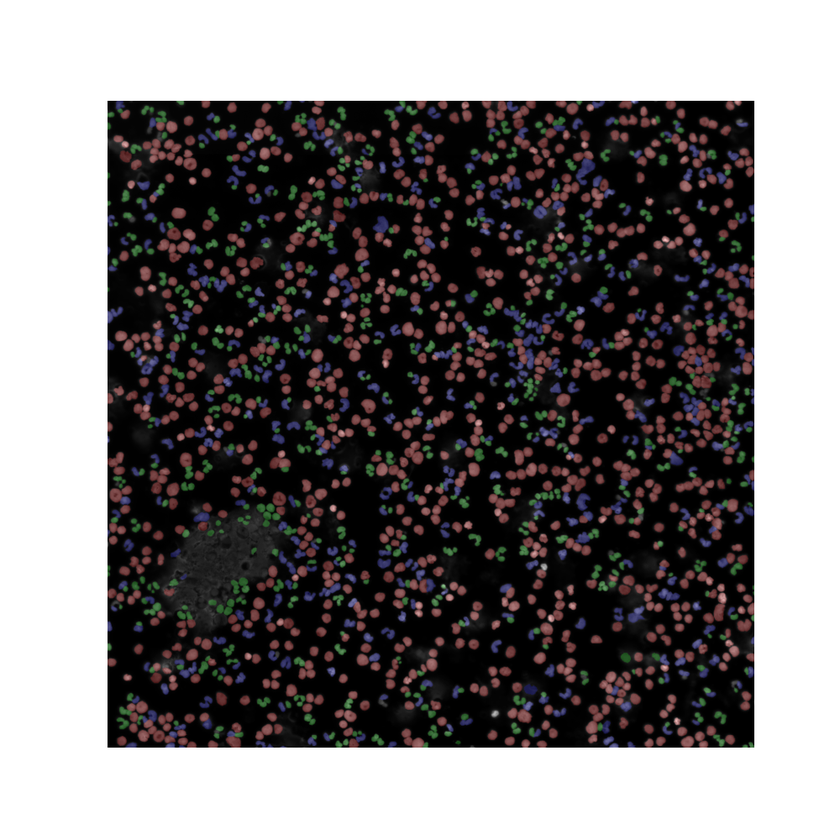
#> input picture data/analysis/overlay.png, 840 x 840 px, shrunk from 1000 x 1000 before the run
$ python morph_features.py -masks_dir data/analysis -image_path data/analysis/overlay.png -save_dir out
#> lines starting #> are read from the running program, lines starting #| are printed output that depends on the picture
'''
script to extract morphological data from the original image in combination with the binary segmentation masks

Parameters:
mask_dir:  path to the directory where all binary mask images are saved
image_path:  path to the orinigal image on which the segmentation was performed
save_dir: directory where all the resulting files are going to be saved

Created Files:
.pkl and .xlsx file with cell information
'''
import os
from skimage import io
from skimage.measure import shannon_entropy, find_contours, perimeter
import matplotlib.pyplot as plt
from os.path import join
import pandas as pd
import numpy as np
import math
import argparse
from natsort import natsorted
from tqdm import tqdm
from PIL import Image
import gc


def parse() -> argparse.Namespace:
    parser = argparse.ArgumentParser()

    parser.add_argument('-masks_dir', required=True, type=str)
    parser.add_argument('-image_path', required=True, type=str)
    parser.add_argument('-save_dir', required=True, type=str)

    return parser.parse_args()


def extract_boundaries(mask: np.ndarray) -> list:
    contour = np.array(find_contours(mask)[0]).squeeze()+1
    return np.array([contour[:, 0].min(), contour[:, 0].max(), contour[:, 1].min(), contour[:, 1].max()]).astype(int)


def calculate_roundness(mask: np.ndarray, area: int) -> float:
    perimeter_ = perimeter(mask)
    return (math.pi * 4 * area)/np.square(perimeter_)


def extract_features(image: np.ndarray, mask: np.ndarray, name: str) -> dict:

    masked_aipf = image.copy()
    masked_aipf[~mask] = 0

    cell_pixels = masked_aipf[masked_aipf != 0]
    area = len(cell_pixels)

    mean_pix = cell_pixels.mean()
    upper_20 = np.percentile(cell_pixels, 80)
    lower_20 = np.percentile(cell_pixels, 20)
    std_pix = cell_pixels.std()

    B = extract_boundaries(mask)
    entropy = shannon_entropy(masked_aipf[B[0]:B[1], B[2]:B[3]])
    roundness = calculate_roundness(mask, area)

    features = {
        "area": area,
        "mean": mean_pix,
        "upper_20": upper_20,
        "lower_20": lower_20,
        "std_pix": std_pix,
        "entropy": entropy,
        "roundness": roundness,
        "name": name,
    }

    del masked_aipf
    del cell_pixels
    gc.collect()

    return B, features


def plot_cells(mask: np.ndarray, image: np.ndarray, B: np.ndarray) -> None:

    _, ax = plt.subplots(1, 2)
    ax[0].imshow(mask[B[0]:B[1], B[2]:B[3]])
    ax[1].imshow(image[B[0]:B[1], B[2]:B[3]])
    plt.show()


def main():

    args = parse()

    # create save dir and set needed paths
    save_dir = args.save_dir
    if not os.path.isdir(save_dir):
        os.mkdir(save_dir)

    segmentations_path = args.masks_dir
    image_path = args.image_path

    # read original image
    aipf_image = io.imread(image_path).astype(np.float64)

    # get all segmentation masks
    segmentations = [x for x in os.listdir(segmentations_path) if not x.startswith(".")]
    segmentations = natsorted(segmentations)
    print("Number of cells segmented: ", len(segmentations))

    # loop over all masks and extract data from each cell
    all_features = []
    for num, mask_name in enumerate(tqdm(segmentations)):
        mask_path = join(segmentations_path, mask_name)
        with Image.open(mask_path) as mask:
#> mask is the input picture: PIL image 840x840 RGBA; mean R, G, B, A 121, 117.5, 117.9, 255
            mask = np.array(mask).astype(bool)
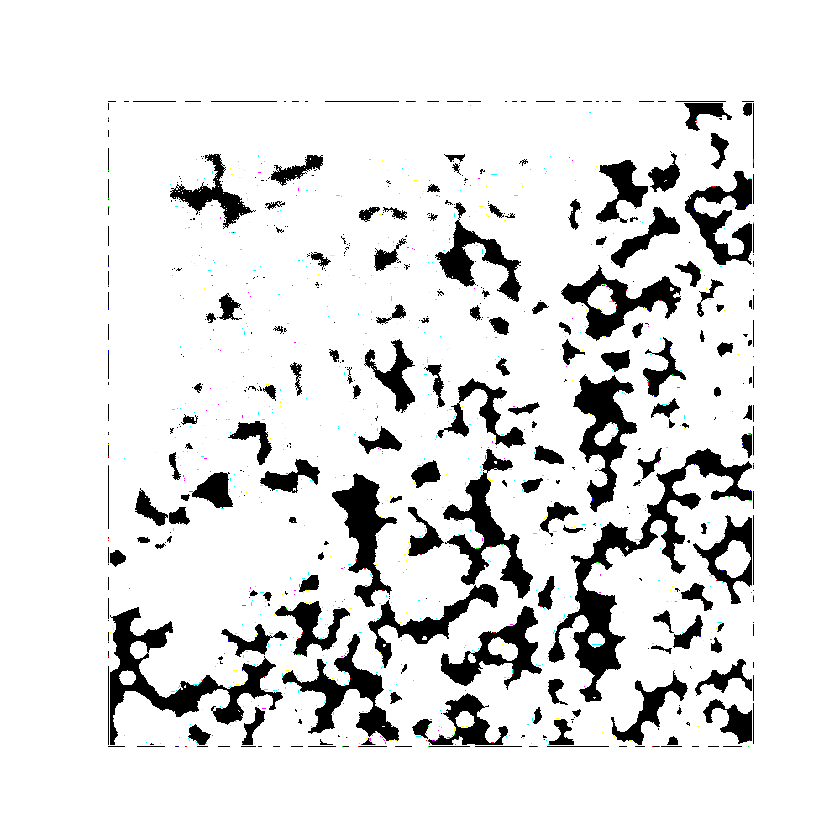
#> mask: shape (840, 840, 4) bool; mean R, G, B, A 0.888, 0.889, 0.889, 1
            if mask.any():

                B, features = extract_features(aipf_image, mask, mask_name)
#> in extract_features, `area = len(cell_pixels)`: area = 2586060
#> in extract_features, `mean_pix = cell_pixels.mean()`: mean_pix = 166.8
#> in extract_features, `upper_20 = np.percentile(cell_pixels, 80)`: upper_20 = 255
#> in extract_features, `lower_20 = np.percentile(cell_pixels, 20)`: lower_20 = 12
#> in extract_features, `std_pix = cell_pixels.std()`: std_pix = 111.7
                #plot_cells(mask, aipf_image, B)
                all_features.append(features)

                del mask
                del features
                gc.collect()

    # save extracted data into a dataframe and save as .xlsx and .pkl for later use
    df = pd.DataFrame(all_features)
    save_path = join(save_dir, "cells.pkl")
    df.iloc[:, :7].to_excel(join(save_dir, "cells.xlsx"))
    df.to_pickle(save_path)
    print(f"Feature extraction finished! Saved under: {save_path}")


if __name__ == "__main__":
#> (the run stopped early here; a loop or call above may not have finished)
